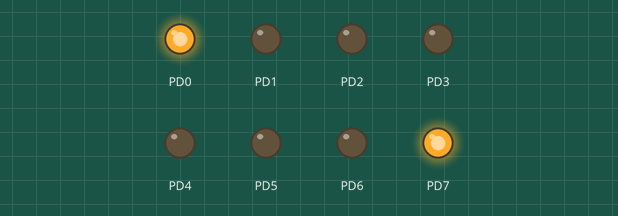
This program was run on a simulated ATmega328P, built with avr-gcc and emulated at 16 MHz. Shown: output pins drawn as LEDs (lit = HIGH).

Above: at 0.2 s.
At 1.2 s:
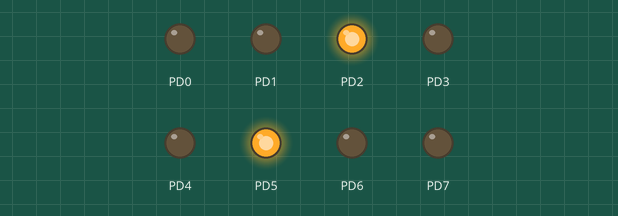
At 2.7 s:
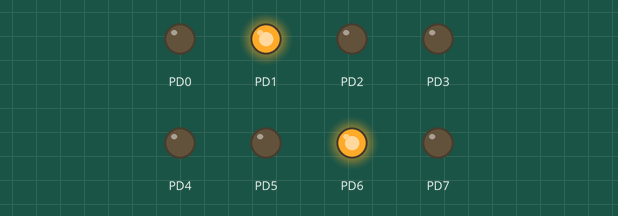
At 3.7 s:
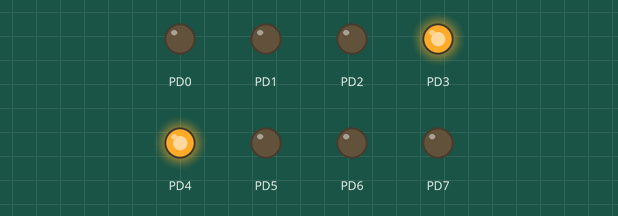
Timing chart, 0 to 4.6 s (numbered marks = the images above):
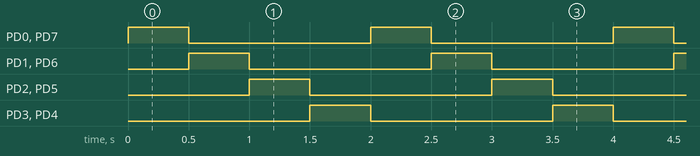

The program:

main.c
```c
/*
 * bitwise.c
 *
 * Created: 2023-04-11 오후 3:05:12
 * Author : songd
 */

#define F_CPU 16000000L
#include <avr/io.h>
#include <util/delay.h>

int main(void)
{
	DDRD = 0xFF;
	//0x01 0x02 0x04 0x08 0x10 0x20 0x40 0x80
	//0x80 0x40 0x20 0x10 0x08 0x04 0x02 0x01
	while (1)
	{
		for(int i = 0; i < 4; i++) {
			char p1 = 0x01 << i;
			char p2 = 0x80 >> i;
				PORTD = p1 | p2;
				_delay_ms(500);

		}
	}
}
```

Measured:
- by itself, PD0–7: alternates HIGH for 0.50 s and LOW for 1.5 s
- by itself, everything shown: repeats every 2.0 s, in 4 steps
